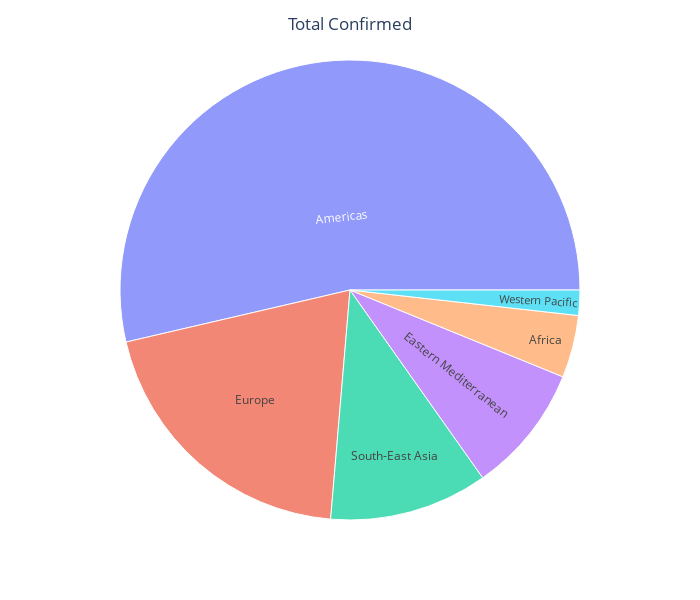

Source (notebook cell):
### Code cell
fig = px.sunburst(df, path=['WHO Region'], values='Confirmed')

fig.update_layout(width = 700, height = 600, title = 'Total Confirmed', title_x = 0.5)

fig.show()

### Figure 1 — Plotly figure (JSON) as saved in the notebook; plotly's stock layout.template omitted (floating-point values rounded to 4 significant figures)
{"data": [{"branchvalues": "total", "domain": {"x": [0, 1], "y": [0, 1]}, "hovertemplate": "labels=%{label}<br>Confirmed=%{value}<br>parent=%{parent}<br>id=%{id}<extra></extra>", "ids": ["Africa", "Americas", "Eastern Mediterranean", "Europe", "South-East Asia", "Western Pacific"], "labels": ["Africa", "Americas", "Eastern Mediterranean", "Europe", "South-East Asia", "Western Pacific"], "name": "", "parents": ["", "", "", "", "", ""], "type": "sunburst", "values": [723207, 8839286, 1490744, 3299523, 1835297, 292428]}], "layout": {"height": 600, "legend": {"tracegroupgap": 0}, "margin": {"t": 60}, "title": {"text": "Total Confirmed", "x": 0.5}, "width": 700}}
